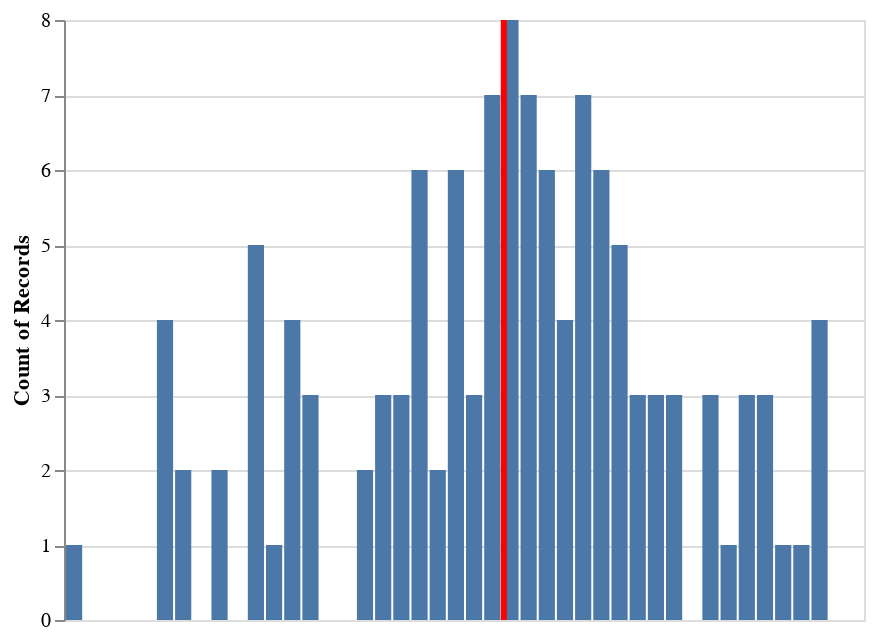

The notebook cell saved with this chart:
### Code cell
bar = alt.Chart(a).mark_bar().encode(x=alt.X("bandwidth_ghz:Q", bin=alt.Bin(maxbins=50), axis=None),
    y='count()')

rule = alt.Chart(a).mark_rule(color='red').encode(
    x='mean(bandwidth_ghz):Q',
    size=alt.value(3)
)

bar + rule

### Figure 1 — Vega-Lite specification as saved in the notebook (floating-point values rounded to 4 significant figures)
{"$schema": "https://vega.github.io/schema/vega-lite/v2.6.0.json", "config": {"view": {"height": 300, "width": 400}}, "datasets": {"data-4fc8b6ad00ead143f7f729ffa85837da": [{"bandcenter_ghz": 90.71, "bandwidth_ghz": 21.64, "fwhm_arcmin": 9.478, "fwhm_deg": 0.158, "index": 0}, {"bandcenter_ghz": 89.17, "bandwidth_ghz": 21.83, "fwhm_arcmin": 9.491, "fwhm_deg": 0.1582, "index": 1}, {"bandcenter_ghz": 88.53, "bandwidth_ghz": 22.97, "fwhm_arcmin": 9.879, "fwhm_deg": 0.1647, "index": 2}, {"bandcenter_ghz": 90.58, "bandwidth_ghz": 22.4, "fwhm_arcmin": 9.355, "fwhm_deg": 0.1559, "index": 3}, {"bandcenter_ghz": 89.27, "bandwidth_ghz": 22.98, "fwhm_arcmin": 9.667, "fwhm_deg": 0.1611, "index": 4}, {"bandcenter_ghz": 87.84, "bandwidth_ghz": 22.18, "fwhm_arcmin": 9.615, "fwhm_deg": 0.1603, "index": 5}, {"bandcenter_ghz": 92.06, "bandwidth_ghz": 21.89, "fwhm_arcmin": 9.229, "fwhm_deg": 0.1538, "index": 6}, {"bandcenter_ghz": 88.74, "bandwidth_ghz": 22.17, "fwhm_arcmin": 9.607, "fwhm_deg": 0.1601, "index": 7}, {"bandcenter_ghz": 90.23, "bandwidth_ghz": 22.63, "fwhm_arcmin": 9.993, "fwhm_deg": 0.1666, "index": 8}, {"bandcenter_ghz": 88.93, "bandwidth_ghz": 21.46, "fwhm_arcmin": 9.925, "fwhm_deg": 0.1654, "index": 9}, {"bandcenter_ghz": 89.28, "bandwidth_ghz": 22.7, "fwhm_arcmin": 9.734, "fwhm_deg": 0.1622, "index": 10}, {"bandcenter_ghz": 88.55, "bandwidth_ghz": 22.69, "fwhm_arcmin": 9.843, "fwhm_deg": 0.164, "index": 11}, {"bandcenter_ghz": 89.46, "bandwidth_ghz": 23.03, "fwhm_arcmin": 9.858, "fwhm_deg": 0.1643, "index": 12}, {"bandcenter_ghz": 90.16, "bandwidth_ghz": 23.12, "fwhm_arcmin": 9.307, "fwhm_deg": 0.1551, "index": 13}, {"bandcenter_ghz": 90.25, "bandwidth_ghz": 22.12, "fwhm_arcmin": 9.761, "fwhm_deg": 0.1627, "index": 14}, {"bandcenter_ghz": 88.84, "bandwidth_ghz": 21.7, "fwhm_arcmin": 9.267, "fwhm_deg": 0.1544, "index": 15}, {"bandcenter_ghz": 88.88, "bandwidth_ghz": 22.39, "fwhm_arcmin": 9.407, "fwhm_deg": 0.1568, "index": 16}, {"bandcenter_ghz": 89.79, "bandwidth_ghz": 22.66, "fwhm_arcmin": 9.382, "fwhm_deg": 0.1564, "index": 17}, {"bandcenter_ghz": 91.18, "bandwidth_ghz": 22.17, "fwhm_arcmin": 9.097, "fwhm_deg": 0.1516, "index": 18}, {"bandcenter_ghz": 90.13, "bandwidth_ghz": 23.2, "fwhm_arcmin": 9.817, "fwhm_deg": 0.1636, "index": 19}, {"bandcenter_ghz": 89.04, "bandwidth_ghz": 22.25, "fwhm_arcmin": 9.367, "fwhm_deg": 0.1561, "index": 20}, {"bandcenter_ghz": 89.3, "bandwidth_ghz": 22.45, "fwhm_arcmin": 9.874, "fwhm_deg": 0.1646, "index": 21}, {"bandcenter_ghz": 90.05, "bandwidth_ghz": 22.24, "fwhm_arcmin": 9.21, "fwhm_deg": 0.1535, "index": 22}, {"bandcenter_ghz": 90.33, "bandwidth_ghz": 22.39, "fwhm_arcmin": 9.294, "fwhm_deg": 0.1549, "index": 23}, {"bandcenter_ghz": 90.66, "bandwidth_ghz": 22.34, "fwhm_arcmin": 9.447, "fwhm_deg": 0.1575, "index": 24}, {"bandcenter_ghz": 89.98, "bandwidth_ghz": 21.7, "fwhm_arcmin": 8.594, "fwhm_deg": 0.1432, "index": 25}, {"bandcenter_ghz": 91.36, "bandwidth_ghz": 22.16, "fwhm_arcmin": 9.698, "fwhm_deg": 0.1616, "index": 26}, {"bandcenter_ghz": 87.81, "bandwidth_ghz": 22.59, "fwhm_arcmin": 9.304, "fwhm_deg": 0.1551, "index": 27}, {"bandcenter_ghz": 89.1, "bandwidth_ghz": 23.11, "fwhm_arcmin": 9.634, "fwhm_deg": 0.1606, "index": 28}, {"bandcenter_ghz": 91.39, "bandwidth_ghz": 22.15, "fwhm_arcmin": 9.287, "fwhm_deg": 0.1548, "index": 29}, {"bandcenter_ghz": 88.04, "bandwidth_ghz": 22.47, "fwhm_arcmin": 9.817, "fwhm_deg": 0.1636, "index": 30}, {"bandcenter_ghz": 90.16, "bandwidth_ghz": 22.52, "fwhm_arcmin": 9.605, "fwhm_deg": 0.1601, "index": 31}, {"bandcenter_ghz": 89.44, "bandwidth_ghz": 22.15, "fwhm_arcmin": 10.01, "fwhm_deg": 0.1668, "index": 32}, {"bandcenter_ghz": 87.6, "bandwidth_ghz": 22.71, "fwhm_arcmin": 9.499, "fwhm_deg": 0.1583, "index": 33}, {"bandcenter_ghz": 89.2, "bandwidth_ghz": 22.81, "fwhm_arcmin": 9.263, "fwhm_deg": 0.1544, "index": 34}, {"bandcenter_ghz": 89.96, "bandwidth_ghz": 22.65, "fwhm_arcmin": 9.397, "fwhm_deg": 0.1566, "index": 35}, {"bandcenter_ghz": 88.27, "bandwidth_ghz": 22.11, "fwhm_arcmin": 9.749, "fwhm_deg": 0.1625, "index": 36}, {"bandcenter_ghz": 88.3, "bandwidth_ghz": 22.43, "fwhm_arcmin": 9.387, "fwhm_deg": 0.1565, "index": 37}, {"bandcenter_ghz": 88.69, "bandwidth_ghz": 22.48, "fwhm_arcmin": 9.971, "fwhm_deg": 0.1662, "index": 38}, {"bandcenter_ghz": 89.49, "bandwidth_ghz": 22.62, "fwhm_arcmin": 9.584, "fwhm_deg": 0.1597, "index": 39}, {"bandcenter_ghz": 88.24, "bandwidth_ghz": 22.83, "fwhm_arcmin": 9.293, "fwhm_deg": 0.1549, "index": 40}, {"bandcenter_ghz": 89.84, "bandwidth_ghz": 22.65, "fwhm_arcmin": 9.559, "fwhm_deg": 0.1593, "index": 41}, {"bandcenter_ghz": 89.83, "bandwidth_ghz": 23.34, "fwhm_arcmin": 9.25, "fwhm_deg": 0.1542, "index": 42}, {"bandcenter_ghz": 89.85, "bandwidth_ghz": 22.68, "fwhm_arcmin": 9.247, "fwhm_deg": 0.1541, "index": 43}, {"bandcenter_ghz": 89.78, "bandwidth_ghz": 22.5, "fwhm_arcmin": 9.006, "fwhm_deg": 0.1501, "index": 44}, {"bandcenter_ghz": 89.38, "bandwidth_ghz": 22.88, "fwhm_arcmin": 9.912, "fwhm_deg": 0.1652, "index": 45}, {"bandcenter_ghz": 88.98, "bandwidth_ghz": 22.38, "fwhm_arcmin": 9.433, "fwhm_deg": 0.1572, "index": 46}, {"bandcenter_ghz": 90.6, "bandwidth_ghz": 21.72, "fwhm_arcmin": 9.636, "fwhm_deg": 0.1606, "index": 47}, {"bandcenter_ghz": 88.04, "bandwidth_ghz": 21.45, "fwhm_arcmin": 9.568, "fwhm_deg": 0.1595, "index": 48}, {"bandcenter_ghz": 89.24, "bandwidth_ghz": 22.33, "fwhm_arcmin": 9.659, "fwhm_deg": 0.161, "index": 49}, {"bandcenter_ghz": 89.8, "bandwidth_ghz": 22.88, "fwhm_arcmin": 9.116, "fwhm_deg": 0.1519, "index": 50}, {"bandcenter_ghz": 89.05, "bandwidth_ghz": 22.1, "fwhm_arcmin": 9.664, "fwhm_deg": 0.1611, "index": 51}, {"bandcenter_ghz": 90.22, "bandwidth_ghz": 23.29, "fwhm_arcmin": 9.226, "fwhm_deg": 0.1538, "index": 52}, {"bandcenter_ghz": 88.47, "bandwidth_ghz": 21.62, "fwhm_arcmin": 8.82, "fwhm_deg": 0.147, "index": 53}, {"bandcenter_ghz": 90.64, "bandwidth_ghz": 23.08, "fwhm_arcmin": 9.665, "fwhm_deg": 0.1611, "index": 54}, {"bandcenter_ghz": 90.06, "bandwidth_ghz": 22.48, "fwhm_arcmin": 9.921, "fwhm_deg": 0.1653, "index": 55}, {"bandcenter_ghz": 89.04, "bandwidth_ghz": 22.71, "fwhm_arcmin": 9.421, "fwhm_deg": 0.157, "index": 56}, {"bandcenter_ghz": 89.33, "bandwidth_ghz": 22.87, "fwhm_arcmin": 9.65, "fwhm_deg": 0.1608, "index": 57}, {"bandcenter_ghz": 88.92, "bandwidth_ghz": 22.42, "fwhm_arcmin": 9.274, "fwhm_deg": 0.1546, "index": 58}, {"bandcenter_ghz": 88.87, "bandwidth_ghz": 21.48, "fwhm_arcmin": 9.194, "fwhm_deg": 0.1532, "index": 59}, {"bandcenter_ghz": 90.23, "bandwidth_ghz": 21.25, "fwhm_arcmin": 9.477, "fwhm_deg": 0.1579, "index": 60}, {"bandcenter_ghz": 86.9, "bandwidth_ghz": 22.39, "fwhm_arcmin": 9.046, "fwhm_deg": 0.1508, "index": 61}, {"bandcenter_ghz": 88.43, "bandwidth_ghz": 22.27, "fwhm_arcmin": 8.968, "fwhm_deg": 0.1495, "index": 62}, {"bandcenter_ghz": 89.61, "bandwidth_ghz": 21.81, "fwhm_arcmin": 9.787, "fwhm_deg": 0.1631, "index": 63}, {"bandcenter_ghz": 89.23, "bandwidth_ghz": 22.63, "fwhm_arcmin": 9.554, "fwhm_deg": 0.1592, "index": 64}, {"bandcenter_ghz": 89.19, "bandwidth_ghz": 22.06, "fwhm_arcmin": 9.515, "fwhm_deg": 0.1586, "index": 65}, {"bandcenter_ghz": 88.99, "bandwidth_ghz": 22.7, "fwhm_arcmin": 9.552, "fwhm_deg": 0.1592, "index": 66}, {"bandcenter_ghz": 89.52, "bandwidth_ghz": 22.22, "fwhm_arcmin": 9.579, "fwhm_deg": 0.1597, "index": 67}, {"bandcenter_ghz": 89.92, "bandwidth_ghz": 22.53, "fwhm_arcmin": 9.584, "fwhm_deg": 0.1597, "index": 68}, {"bandcenter_ghz": 88.79, "bandwidth_ghz": 22.4, "fwhm_arcmin": 9.414, "fwhm_deg": 0.1569, "index": 69}, {"bandcenter_ghz": 88.91, "bandwidth_ghz": 22.08, "fwhm_arcmin": 9.62, "fwhm_deg": 0.1603, "index": 70}, {"bandcenter_ghz": 89.25, "bandwidth_ghz": 22.41, "fwhm_arcmin": 8.892, "fwhm_deg": 0.1482, "index": 71}, {"bandcenter_ghz": 88.07, "bandwidth_ghz": 22.3, "fwhm_arcmin": 9.275, "fwhm_deg": 0.1546, "index": 72}, {"bandcenter_ghz": 88.83, "bandwidth_ghz": 22.71, "fwhm_arcmin": 9.733, "fwhm_deg": 0.1622, "index": 73}, {"bandcenter_ghz": 89.75, "bandwidth_ghz": 23.33, "fwhm_arcmin": 9.531, "fwhm_deg": 0.1589, "index": 74}, {"bandcenter_ghz": 89.9, "bandwidth_ghz": 22.78, "fwhm_arcmin": 9.607, "fwhm_deg": 0.1601, "index": 75}, {"bandcenter_ghz": 89.65, "bandwidth_ghz": 21.47, "fwhm_arcmin": 9.368, "fwhm_deg": 0.1561, "index": 76}, {"bandcenter_ghz": 90.0, "bandwidth_ghz": 22.29, "fwhm_arcmin": 9.674, "fwhm_deg": 0.1612, "index": 77}, {"bandcenter_ghz": 88.51, "bandwidth_ghz": 23.15, "fwhm_arcmin": 9.614, "fwhm_deg": 0.1602, "index": 78}, {"bandcenter_ghz": 89.11, "bandwidth_ghz": 22.33, "fwhm_arcmin": 9.208, "fwhm_deg": 0.1535, "index": 79}, {"bandcenter_ghz": 90.19, "bandwidth_ghz": 22.5, "fwhm_arcmin": 8.945, "fwhm_deg": 0.1491, "index": 80}, {"bandcenter_ghz": 88.63, "bandwidth_ghz": 22.61, "fwhm_arcmin": 9.674, "fwhm_deg": 0.1612, "index": 81}, {"bandcenter_ghz": 88.66, "bandwidth_ghz": 22.55, "fwhm_arcmin": 9.458, "fwhm_deg": 0.1576, "index": 82}, {"bandcenter_ghz": 89.2, "bandwidth_ghz": 22.81, "fwhm_arcmin": 9.801, "fwhm_deg": 0.1634, "index": 83}, {"bandcenter_ghz": 90.81, "bandwidth_ghz": 21.74, "fwhm_arcmin": 9.628, "fwhm_deg": 0.1605, "index": 84}, {"bandcenter_ghz": 91.06, "bandwidth_ghz": 21.85, "fwhm_arcmin": 9.545, "fwhm_deg": 0.1591, "index": 85}, {"bandcenter_ghz": 88.5, "bandwidth_ghz": 22.27, "fwhm_arcmin": 9.245, "fwhm_deg": 0.1541, "index": 86}, {"bandcenter_ghz": 89.43, "bandwidth_ghz": 22.55, "fwhm_arcmin": 9.582, "fwhm_deg": 0.1597, "index": 87}, {"bandcenter_ghz": 88.61, "bandwidth_ghz": 21.89, "fwhm_arcmin": 9.925, "fwhm_deg": 0.1654, "index": 88}, {"bandcenter_ghz": 91.68, "bandwidth_ghz": 22.41, "fwhm_arcmin": 9.385, "fwhm_deg": 0.1564, "index": 89}, {"bandcenter_ghz": 87.97, "bandwidth_ghz": 23.09, "fwhm_arcmin": 9.47, "fwhm_deg": 0.1578, "index": 90}, {"bandcenter_ghz": 89.46, "bandwidth_ghz": 22.43, "fwhm_arcmin": 9.349, "fwhm_deg": 0.1558, "index": 91}, {"bandcenter_ghz": 90.81, "bandwidth_ghz": 22.46, "fwhm_arcmin": 9.52, "fwhm_deg": 0.1587, "index": 92}, {"bandcenter_ghz": 89.5, "bandwidth_ghz": 22.27, "fwhm_arcmin": 9.22, "fwhm_deg": 0.1537, "index": 93}, {"bandcenter_ghz": 89.66, "bandwidth_ghz": 22.52, "fwhm_arcmin": 9.456, "fwhm_deg": 0.1576, "index": 94}, {"bandcenter_ghz": 91.36, "bandwidth_ghz": 22.76, "fwhm_arcmin": 9.149, "fwhm_deg": 0.1525, "index": 95}, {"bandcenter_ghz": 89.37, "bandwidth_ghz": 23.11, "fwhm_arcmin": 9.482, "fwhm_deg": 0.158, "index": 96}, {"bandcenter_ghz": 88.04, "bandwidth_ghz": 22.54, "fwhm_arcmin": 10.04, "fwhm_deg": 0.1673, "index": 97}, {"bandcenter_ghz": 89.98, "bandwidth_ghz": 22.38, "fwhm_arcmin": 9.287, "fwhm_deg": 0.1548, "index": 98}, {"bandcenter_ghz": 90.3, "bandwidth_ghz": 22.49, "fwhm_arcmin": 8.959, "fwhm_deg": 0.1493, "index": 99}, {"bandcenter_ghz": 88.45, "bandwidth_ghz": 22.8, "fwhm_arcmin": 9.367, "fwhm_deg": 0.1561, "index": 100}, {"bandcenter_ghz": 90.48, "bandwidth_ghz": 21.54, "fwhm_arcmin": 9.542, "fwhm_deg": 0.159, "index": 101}, {"bandcenter_ghz": 90.24, "bandwidth_ghz": 22.63, "fwhm_arcmin": 9.739, "fwhm_deg": 0.1623, "index": 102}, {"bandcenter_ghz": 89.15, "bandwidth_ghz": 21.78, "fwhm_arcmin": 9.088, "fwhm_deg": 0.1515, "index": 103}, {"bandcenter_ghz": 89.87, "bandwidth_ghz": 21.53, "fwhm_arcmin": 9.105, "fwhm_deg": 0.1517, "index": 104}, {"bandcenter_ghz": 89.77, "bandwidth_ghz": 21.83, "fwhm_arcmin": 10.03, "fwhm_deg": 0.1671, "index": 105}, {"bandcenter_ghz": 88.0, "bandwidth_ghz": 22.5, "fwhm_arcmin": 9.231, "fwhm_deg": 0.1538, "index": 106}, {"bandcenter_ghz": 89.43, "bandwidth_ghz": 23.3, "fwhm_arcmin": 9.884, "fwhm_deg": 0.1647, "index": 107}, {"bandcenter_ghz": 88.91, "bandwidth_ghz": 21.81, "fwhm_arcmin": 9.863, "fwhm_deg": 0.1644, "index": 108}, {"bandcenter_ghz": 88.34, "bandwidth_ghz": 22.7, "fwhm_arcmin": 9.432, "fwhm_deg": 0.1572, "index": 109}, {"bandcenter_ghz": 88.35, "bandwidth_ghz": 23.08, "fwhm_arcmin": 9.307, "fwhm_deg": 0.1551, "index": 110}, {"bandcenter_ghz": 88.22, "bandwidth_ghz": 22.17, "fwhm_arcmin": 9.366, "fwhm_deg": 0.1561, "index": 111}, {"bandcenter_ghz": 90.21, "bandwidth_ghz": 22.97, "fwhm_arcmin": 8.792, "fwhm_deg": 0.1465, "index": 112}, {"bandcenter_ghz": 90.12, "bandwidth_ghz": 22.02, "fwhm_arcmin": 9.637, "fwhm_deg": 0.1606, "index": 113}, {"bandcenter_ghz": 91.02, "bandwidth_ghz": 22.73, "fwhm_arcmin": 9.419, "fwhm_deg": 0.157, "index": 114}, {"bandcenter_ghz": 90.72, "bandwidth_ghz": 22.36, "fwhm_arcmin": 9.407, "fwhm_deg": 0.1568, "index": 115}, {"bandcenter_ghz": 89.35, "bandwidth_ghz": 22.64, "fwhm_arcmin": 9.055, "fwhm_deg": 0.1509, "index": 116}, {"bandcenter_ghz": 90.55, "bandwidth_ghz": 22.51, "fwhm_arcmin": 9.587, "fwhm_deg": 0.1598, "index": 117}, {"bandcenter_ghz": 88.04, "bandwidth_ghz": 21.73, "fwhm_arcmin": 9.247, "fwhm_deg": 0.1541, "index": 118}, {"bandcenter_ghz": 88.67, "bandwidth_ghz": 22.6, "fwhm_arcmin": 9.375, "fwhm_deg": 0.1562, "index": 119}, {"bandcenter_ghz": 89.45, "bandwidth_ghz": 22.4, "fwhm_arcmin": 9.928, "fwhm_deg": 0.1655, "index": 120}, {"bandcenter_ghz": 88.89, "bandwidth_ghz": 22.01, "fwhm_arcmin": 10.0, "fwhm_deg": 0.1667, "index": 121}]}, "layer": [{"data": {"name": "data-4fc8b6ad00ead143f7f729ffa85837da"}, "encoding": {"x": {"axis": null, "bin": {"maxbins": 50}, "field": "bandwidth_ghz", "type": "quantitative"}, "y": {"aggregate": "count", "type": "quantitative"}}, "mark": "bar"}, {"data": {"name": "data-4fc8b6ad00ead143f7f729ffa85837da"}, "encoding": {"size": {"value": 3}, "x": {"aggregate": "mean", "field": "bandwidth_ghz", "type": "quantitative"}}, "mark": {"color": "red", "type": "rule"}}]}
